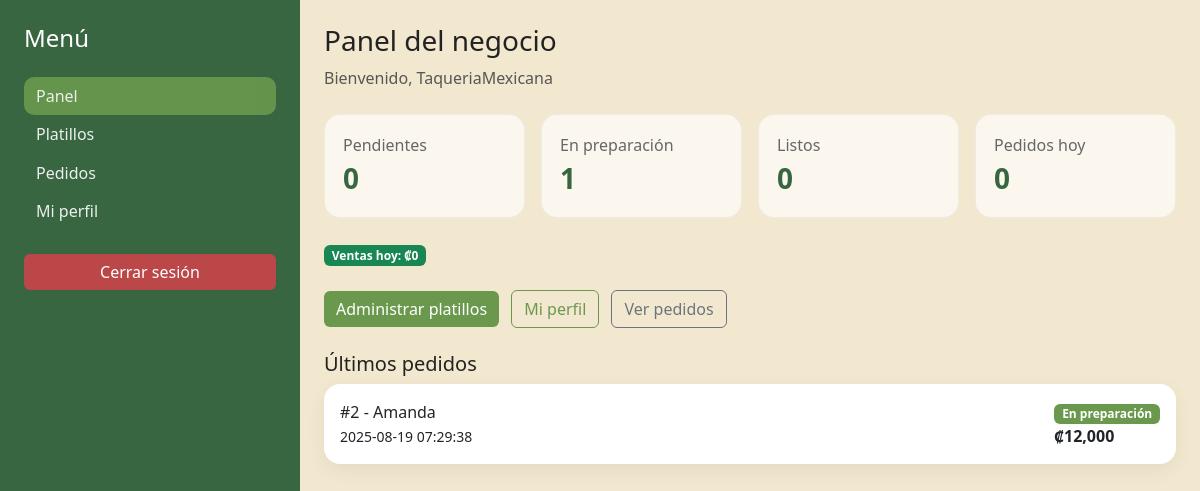
Page /negocio/dashboard.php (signed in) on the committed database.
### tables this page shows
CREATE TABLE `negocios` (
  `Id_negocio` int(11) NOT NULL,
  `Usuario_id` int(11) NOT NULL,
  `Nombre` varchar(120) NOT NULL,
  `Direccion` varchar(255) DEFAULT NULL,
  `Telefono` varchar(30) DEFAULT NULL,
  `Email` varchar(160) DEFAULT NULL,
  `Horario` varchar(120) DEFAULT NULL,
  `Costo_envio` decimal(10,2) NOT NULL DEFAULT 0.00,
  `Tiempo_minutos` int(11) NOT NULL DEFAULT 20
);

CREATE TABLE `pedidos` (
  `Id_pedido` int(11) NOT NULL,
  `Cliente_id` int(11) NOT NULL,
  `Negocio_id` int(11) NOT NULL,
  `Fecha` timestamp NOT NULL DEFAULT current_timestamp(),
  `Estado` enum('Pendiente','En preparación','Listo') NOT NULL DEFAULT 'Pendiente',
  `Direccion_Entrega` varchar(255) DEFAULT NULL,
  `Metodo_Pago` varchar(50) DEFAULT 'Simulado',
  `Total` decimal(10,2) NOT NULL DEFAULT 0.00,
  `Costo_envio` decimal(10,2) NOT NULL DEFAULT 0.00,
  `Tipo_entrega` varchar(20) NOT NULL DEFAULT 'Domicilio',
  `Cupon_codigo` varchar(40) DEFAULT NULL,
  `Descuento` decimal(10,2) NOT NULL DEFAULT 0.00
);

CREATE TABLE `usuarios` (
  `Id_usuario` int(11) NOT NULL,
  `Nombre` varchar(120) NOT NULL,
  `Email` varchar(160) NOT NULL,
  `Contrasenia` varchar(255) NOT NULL,
  `Direccion` varchar(255) DEFAULT NULL,
  `Telefono` varchar(30) DEFAULT NULL,
  `Rol` enum('cliente','negocio','admin') NOT NULL DEFAULT 'cliente',
  `fecha_creacion` timestamp NOT NULL DEFAULT current_timestamp()
);

### negocio/dashboard.php (the view, shortened to what this page needs)
<?php
require_once("../include/conexion.php");
$uid = $_SESSION['usuario']['Id_usuario'];
$st = $mysqli->prepare("SELECT Id_negocio, Nombre FROM negocios WHERE Usuario_id=?");
$st->bind_param("i", $uid);
$st->execute();
$neg = $st->get_result()->fetch_assoc();
$negocio_id = (int)($neg['Id_negocio'] ?? 0);
function one($mysqli, $sql, $negocio_id)
{
  $s = $mysqli->prepare($sql);
  $s->bind_param("i", $negocio_id);
  $s->execute();
  $v = $s->get_result()->fetch_row()[0] ?? 0;
  return $v;
}
$pend   = one($mysqli, "SELECT COUNT(*) FROM pedidos WHERE Negocio_id=? AND Estado='Pendiente'", $negocio_id);
$prep   = one($mysqli, "SELECT COUNT(*) FROM pedidos WHERE Negocio_id=? AND Estado='En preparación'", $negocio_id);
$listo  = one($mysqli, "SELECT COUNT(*) FROM pedidos WHERE Negocio_id=? AND Estado='Listo'", $negocio_id);
$hoy    = one($mysqli, "SELECT COUNT(*) FROM pedidos WHERE Negocio_id=? AND DATE(Fecha)=CURDATE()", $negocio_id);
$ventaH = one($mysqli, "SELECT COALESCE(SUM(Total),0) FROM pedidos WHERE Negocio_id=? AND DATE(Fecha)=CURDATE()", $negocio_id);
$ult = [];
$sql = "SELECT p.Id_pedido, p.Fecha, p.Estado, p.Total, u.Nombre AS Cliente
        FROM pedidos p
        JOIN usuarios u ON u.Id_usuario=p.Cliente_id
        WHERE p.Negocio_id=?
        ORDER BY p.Id_pedido DESC LIMIT 5";
$s = $mysqli->prepare($sql);
$s->bind_param("i", $negocio_id);
$s->execute();
$r = $s->get_result();
while ($row = $r->fetch_assoc()) {
  $ult[] = $row;
}
function badgeClass($estado)
{
  switch ($estado) {
    case 'En preparación':
      return 'badge-status-preparacion';
  }
}
?>
<!doctype html>
<html lang="es">
<head>
  <link href="https://cdn.jsdelivr.net/npm/bootstrap@5.3.6/dist/css/bootstrap.min.css" rel="stylesheet">
  <link href="../assets/css/app.css" rel="stylesheet">
</head>
<body>
  <div class="container-fluid">
    <div class="row">
      <?php include("../include/menu.php"); ?>
      <main class="col-md-9 p-4">
        <h3>Panel del negocio</h3>
        <p class="text-muted mb-4">Bienvenido, <?php echo htmlspecialchars($neg['Nombre'] ?? ''); ?></p>
        <div class="row g-3 mb-4">
          <div class="col-md-3">
            <div class="stat">
              <div class="label">Pendientes</div>
              <div class="value"><?php echo $pend; ?></div>
            </div>
          </div>
          <div class="col-md-3">
            <div class="stat">
              <div class="label">En preparación</div>
              <div class="value"><?php echo $prep; ?></div>
            </div>
          </div>
          <div class="col-md-3">
            <div class="stat">
              <div class="label">Listos</div>
              <div class="value"><?php echo $listo; ?></div>
            </div>
          </div>
          <div class="col-md-3">
            <div class="stat">
              <div class="label">Pedidos hoy</div>
              <div class="value"><?php echo $hoy; ?></div>
            </div>
          </div>
        </div>
        <div class="mb-4">
          <span class="badge bg-success">Ventas hoy: ₡<?php echo number_format($ventaH, 0); ?></span>
        </div>
        <div class="mb-4">
          <a class="btn btn-primary me-2" href="<?php echo $BASE; ?>/negocio/platillos.php">Administrar platillos</a>
          <a class="btn btn-outline-primary me-2" href="<?php echo $BASE; ?>/negocio/perfil.php">Mi perfil</a>
          <a class="btn btn-outline-secondary" href="<?php echo $BASE; ?>/negocio/pedidos.php">Ver pedidos</a>
        </div>
        <h5>Últimos pedidos</h5>
        <?php if (!count($ult)): ?>
          <p class="text-muted">Aún no hay pedidos.</p>
        <?php else: ?>
          <?php foreach ($ult as $p): ?>
            <div class="card mb-2">
              <div class="card-body d-flex justify-content-between">
                <div>#<?php echo $p['Id_pedido']; ?> - <?php echo htmlspecialchars($p['Cliente']); ?>
                  <br><small><?php echo $p['Fecha']; ?></small>
                </div>
                <div>
                  <span class="badge <?php echo badgeClass($p['Estado']); ?>"><?php echo $p['Estado']; ?></span>
                  <br><strong>₡<?php echo number_format($p['Total'], 0); ?></strong>
                </div>
              </div>
            </div>
          <?php endforeach; ?>
        <?php endif; ?>
      </main>
    </div>
  </div>
</body>
</html>

### assets/css/app.css (style rules this page uses)
:root { --clr-dark: #386641; --clr-mid: #6A994E; --clr-lime: #A7C957; --clr-cream: #F2E8CF; --clr-red: #BC4749; --bs-primary: var(--clr-mid); --bs-primary-rgb: 106, 153, 78; --bs-danger: var(--clr-red); --bs-link-color: var(--clr-mid); --bs-link-hover-color: #4f7e3f; }
html, body { height: 100%; }
body { background: var(--clr-cream) !important; color: #222; }
.card { border: 0; border-radius: 16px; box-shadow: 0 6px 20px rgba(0, 0, 0, .06); }
.btn-primary { border: none; }
.btn-outline-primary { border-color: var(--clr-mid); color: var(--clr-mid); }
.stat { border-radius: 16px; padding: 18px; background: #ffffffaa; border: 1px solid #0000000d; }
.stat .label { color: #666; }
.stat .value { font-size: 1.75rem; font-weight: 700; color: var(--clr-dark); }
.badge-status-preparacion { background: var(--clr-mid); }
.btn-primary { --bs-btn-color: #fff; --bs-btn-bg: var(--clr-mid); --bs-btn-border-color: var(--clr-mid); --bs-btn-hover-color: #fff; --bs-btn-hover-bg: #5f8c45; --bs-btn-hover-border-color: #5f8c45; --bs-btn-focus-shadow-rgb: 106, 153, 78; --bs-btn-active-color: #fff; --bs-btn-active-bg: #4f7e3f; --bs-btn-active-border-color: #4f7e3f; --bs-btn-disabled-color: #fff; --bs-btn-disabled-bg: var(--clr-mid); --bs-btn-disabled-border-color: var(--clr-mid); }
.btn-outline-primary { --bs-btn-color: var(--clr-mid); --bs-btn-border-color: var(--clr-mid); --bs-btn-hover-color: #fff; --bs-btn-hover-bg: var(--clr-mid); --bs-btn-hover-border-color: var(--clr-mid); --bs-btn-active-color: #fff; --bs-btn-active-bg: var(--clr-mid); --bs-btn-active-border-color: var(--clr-mid); --bs-btn-disabled-color: var(--clr-mid); }

### rows in the picture
negocios: Nombre "TaqueriaMexicana"
pedidos: Id_pedido "2", Cliente.Nombre "Amanda", Fecha "2025-08-19 07:29:38", Estado "En preparación", Total "12,000"

### other values in the picture
$pend "0"
$prep "1"
$listo "0"
$hoy "0"
$ventaH "0"
